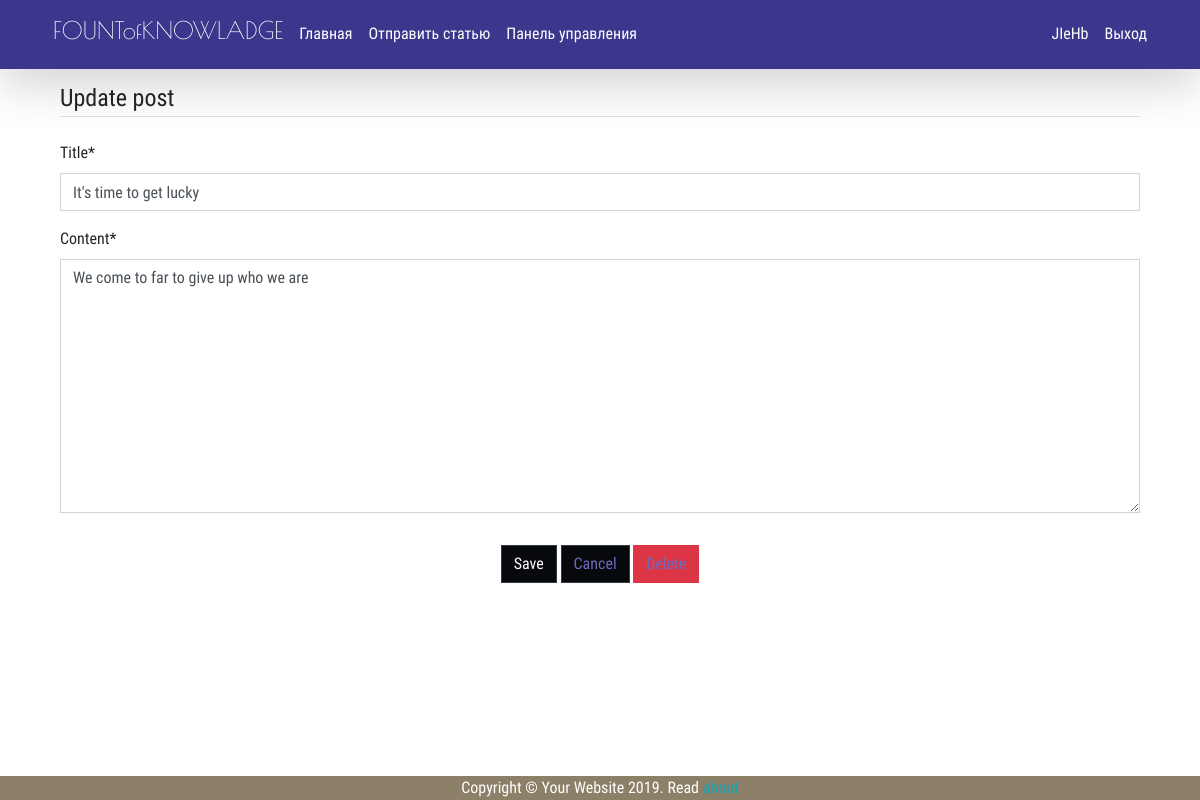
/post/10/update (signed in), run on the app's committed database.
### blog/models.py (models this page shows, shortened)
class Post(models.Model):
	title = models.CharField(max_length=100)
	content = models.TextField()
	date = models.DateTimeField(default=timezone.now)
	author = models.ForeignKey(User, on_delete=models.CASCADE)
	class Meta:
		ordering = ["-date"]

### blog/views.py (the view, shortened to what this page needs)
# urls.py: path('post/<pk>/update', views.PostUpdateView.as_view(), name='post-update'),
class PostUpdateView(LoginRequiredMixin, UserPassesTestMixin, UpdateView):
	model = Post
	fields = ['title', 'content']
	template_name = 'blog/post_update.html'
	def test_func(self):
		post = self.get_object()
		if self.request.user == post.author or not self.request.user.profile.access == 'standart':
			return True
		return False

### blog/templates/blog/post_update.html (shortened to what this page needs)
{% extends 'blog/base.html' %}
{% load crispy_forms_tags %}
{% block content %}
	<div class="container">
		<form method="POST">
			<fieldset class="form-group">
				<legend class="border-bottom mb-4">Update post</legend>
				{{ form|crispy }}
			</fieldset>
			<div class="form-group">
				<div class="text-center">
					<button class="btn btn-dark" type="submit">Save</button>
					<a class="btn btn-dark" href="{% url 'post-detail' object.id %}">Cancel</a>
					<a class="btn btn-danger" href="{% url 'post-delete' object.id %}">Delete</a>
				</div>
			</div>
		</form>
	</div>
{% endblock content %}

### blog/templates/blog/base.html (shortened to what this page needs)
{% load static %}
<!DOCTYPE html>
<html lang="en">
<head>
	<link href="{% static 'blog/bootstrap.min.css' %}" rel="stylesheet">
	<link href="{% static 'blog/main.css' %}" rel="stylesheet">
</head>
<body>
	<nav class="navbar navbar-expand-lg navbar-dark bg-blue fixed-top shadow-lg">
		<div class="container">
			<div class="collapse navbar-collapse" id="navbarResponsive">
				<ul class="navbar-nav">
					<li class="nav-item">
						<a class="nav-link text-white" href="{% url 'blog-home' %}"><h4 class="logo">FOUNTofKNOWLADGE</h4></a>
					</li>
				</ul>
				<ul class="navbar-nav mr-auto">
					<li class="nav-item">
						<a class="nav-link text-white" href="{% url 'blog-home' %}">Главная
						</a>
					</li>
					<li class="nav-item">
						<a class="nav-link text-white" href="{% url 'post-create' %}">Отправить статью</a>
					</li>
					{% if user.profile.access == 'admin' %}
						<li class="nav-item">
							<a class="nav-link text-white" href="{% url 'admin-panel' %}">Панель управления</a>
						</li>
					{% endif %}
				</ul>
				<ul class="navbar-nav ml-auto">
					{% if user.is_authenticated %}
						<li class="nav-item">
							<a class="nav-link text-white" href="{% url 'profile' %}">{{ user.username }}</a>
						</li>
						<li class="nav-item">
							<a class="nav-link text-white" href="{% url 'logout' %}">Выход</a>
						</li>
					{% endif %}
				</ul>
			</div>
		</div>
	</nav>
	<div class="container mt-4">
		<div class="row">
			<div class="col-md mb-4">
				{% block content %}{% endblock %}
			</div>
		</div>
	</div>
	<footer class="fixed-bottom">
		<div class="container">
			<p class="m-0 text-center text-white">Copyright &copy; Your Website 2019. Read <a class="text-info" href="{% url 'blog-about' %}">about</a></p>
		</div>
	</footer>
</body>
</html>

### blog/static/blog/main.css (style rules this page uses)
body { padding-top: 56px; }
* { font-family: Roboto-Regular; font-size: 12pt; border-radius: 0 !important; }
.bg-blue { background-color: #3B378C; }
.logo { font-family: PoiretOne-Regular; }
footer { background-color: #8C8068; }
a:link, a:visited { color: #6E6ABE; }
.btn-dark { background-color: #08090D; }

### data on the page
Post: title "It's time to get lucky", content "We come to far to give up who we are"

### other printed values
{{ user.username }} "JIeHb"
